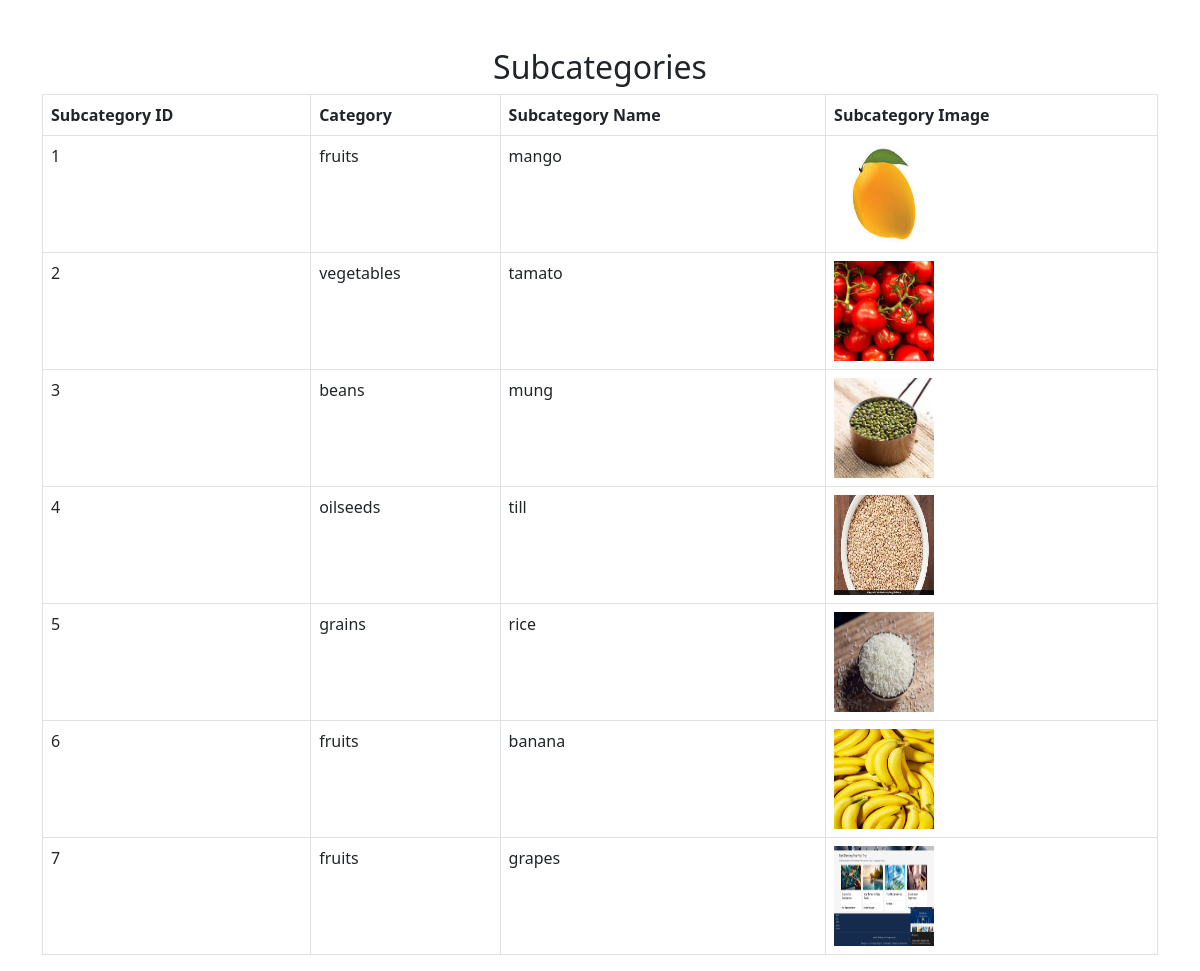
The app's page /view_subcat.php with its own data.
### tables this page shows
CREATE TABLE `subcategories` (
  `sub_category_id` int(11) NOT NULL,
  `category_id` int(11) NOT NULL,
  `sub_category_name` varchar(255) NOT NULL,
  `sub_category_image` varchar(255) NOT NULL,
  `created_at` timestamp NOT NULL DEFAULT current_timestamp()
);

CREATE TABLE `categories` (
  `id` int(11) NOT NULL,
  `category_name` varchar(255) NOT NULL,
  `category_image` varchar(255) NOT NULL,
  `created_at` timestamp NOT NULL DEFAULT current_timestamp()
);

### view_subcat.php (the view, shortened to what this page needs)
<?php
require 'db.php';
$query = "SELECT s.sub_category_id, s.sub_category_name, s.sub_category_image, c.category_name
          FROM subcategories s
          JOIN categories c ON s.category_id = c.id";
$result = $conn->query($query);
$subcategories = $result->fetch_all(MYSQLI_ASSOC);
?>
<!DOCTYPE html>
<html lang="gu">
<head>
    <link rel="stylesheet" href="https://cdn.jsdelivr.net/npm/bootstrap@5.3.0/dist/css/bootstrap.min.css">
</head>
<body>
    <div class="container mt-5">
        <h2 class="text-center">Subcategories</h2>
        <table class="table table-bordered">
            <thead>
                <tr>
                    <th>Subcategory ID</th>
                    <th>Category</th>
                    <th>Subcategory Name</th>
                    <th>Subcategory Image</th>
                </tr>
            </thead>
            <tbody>
                <?php foreach ($subcategories as $subcategory): ?>
                    <tr>
                        <td><?php echo $subcategory['sub_category_id']; ?></td>
                        <td><?php echo $subcategory['category_name']; ?></td>
                        <td><?php echo $subcategory['sub_category_name']; ?></td>
                        <td><img src="uploads/<?php echo $subcategory['sub_category_image']; ?>" width="100" height="100" alt="Subcategory Image"></td>
                    </tr>
                <?php endforeach; ?>
            </tbody>
        </table>
    </div>
</body>
</html>

### records on screen
subcategories: sub_category_id "1", category.category_name "fruits", sub_category_name "mango", sub_category_image (picture)
subcategories: sub_category_id "2", category.category_name "vegetables", sub_category_name "tamato", sub_category_image (picture)
subcategories: sub_category_id "3", category.category_name "beans", sub_category_name "mung", sub_category_image (picture)
subcategories: sub_category_id "4", category.category_name "oilseeds", sub_category_name "till", sub_category_image (picture)
subcategories: sub_category_id "5", category.category_name "grains", sub_category_name "rice", sub_category_image (picture)
subcategories: sub_category_id "6", category.category_name "fruits", sub_category_name "banana", sub_category_image (picture)
subcategories: sub_category_id "7", category.category_name "fruits", sub_category_name "grapes", sub_category_image (picture)
